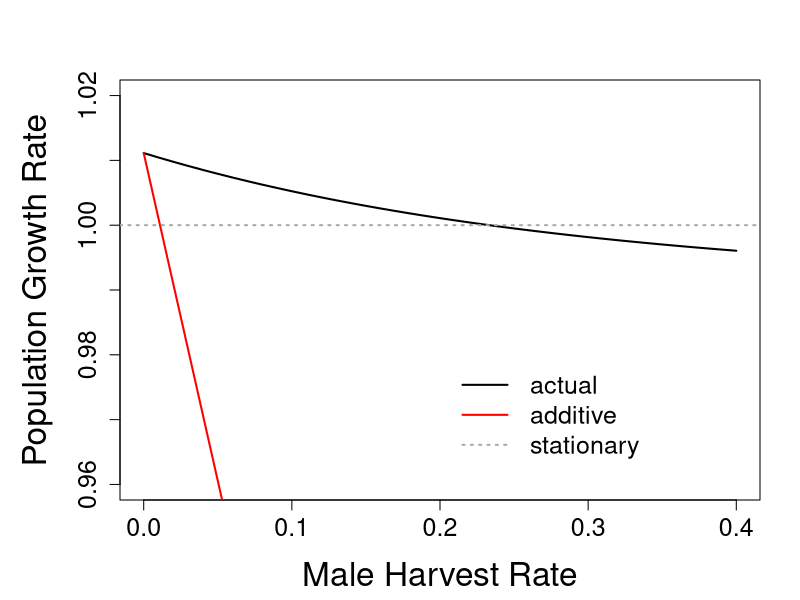

R code for this plot:
# 2014
# CNRS CEFE workshop, Montpellier, France
# Jean-Dominique Lebreton, Olivier Gimenez, Dave Koons

# Exercise 6: Exploitation in a matrix model with two sexes

rm(list=ls(all=TRUE))   # clears the R memory, which is sometimes useful

################################################################################
# Find the harvest rate of males in a polygynous red deer population that      #
# leads to stationary population growth.                                       #
################################################################################
library(MASS) # an R package needed for some matrix functions

tspan <- 1000    # We have to project the population to measure the population
                 # growth rate because of the frequency-dependent
                 # breeding probability

# Define demographic parameters
fec <- 0.8    # typical fecundity
a2 <- 0.6     # proportion of breeders at age 2
sr <- 0.6     # sex ratio: % females at birth
s0 <- 0.6     # offspring survival to first birthday
s <- 0.92     # survival of fully grown females
q <- 0.85     # natural survival of prime-age males in absence of hunting
d <- 0.75     # natural survival of old males in absence of hunting
f <- fec*sr*s0      # net fertility of females produced per female
m <- fec*(1-sr)*s0  # net fertility of males produced per female
b <- 1        # parameter for frequency-dependent breeding probability

# vector of male harvest rates to loop over
hr <- seq(0,0.4,by=0.01)

# storage place for asymptotic population growth rates
lambda <- matrix(0,length(hr),1)
lambda_add <- matrix(0,length(hr),1)

for (i in 1:length(hr)){
  h <- hr[i]
  # Define vector of initial abundance
  n <- rep(1/24,24)
  # Temporary storage place for per time step growth rates
  gr <- matrix(0,tspan-1,1)
  for(t in 2:tspan){
    # Define number of breeding females and males
    nf <- sum(n[2:12])
    nm <- sum(n[16:24])
    # Define frequency-dependent breeding probability
    p <- 1/(1 + exp(-b*nm/nf))
    A <- matrix(c(
    0,a2*p*f,p*f,p*f,p*f,p*f,p*f,p*f,p*f,p*f,p*f,p*f,0,0,0,0,0,0,0,0,0,0,0,0,
    s,0,0,0,0,0,0,0,0,0,0,0,0,0,0,0,0,0,0,0,0,0,0,0,
    0,s,0,0,0,0,0,0,0,0,0,0,0,0,0,0,0,0,0,0,0,0,0,0,
    0,0,s,0,0,0,0,0,0,0,0,0,0,0,0,0,0,0,0,0,0,0,0,0,
    0,0,0,s,0,0,0,0,0,0,0,0,0,0,0,0,0,0,0,0,0,0,0,0,
    0,0,0,0,s,0,0,0,0,0,0,0,0,0,0,0,0,0,0,0,0,0,0,0,
    0,0,0,0,0,s,0,0,0,0,0,0,0,0,0,0,0,0,0,0,0,0,0,0,
    0,0,0,0,0,0,s,0,0,0,0,0,0,0,0,0,0,0,0,0,0,0,0,0,
    0,0,0,0,0,0,0,s,0,0,0,0,0,0,0,0,0,0,0,0,0,0,0,0,
    0,0,0,0,0,0,0,0,s,0,0,0,0,0,0,0,0,0,0,0,0,0,0,0,
    0,0,0,0,0,0,0,0,0,s,0,0,0,0,0,0,0,0,0,0,0,0,0,0,
    0,0,0,0,0,0,0,0,0,0,s,0,0,0,0,0,0,0,0,0,0,0,0,0,
    0,a2*p*m,p*m,p*m,p*m,p*m,p*m,p*m,p*m,p*m,p*m,p*m,0,0,0,0,0,0,0,0,0,0,0,0,
    0,0,0,0,0,0,0,0,0,0,0,0,q,0,0,0,0,0,0,0,0,0,0,0,
    0,0,0,0,0,0,0,0,0,0,0,0,0,q,0,0,0,0,0,0,0,0,0,0,
    0,0,0,0,0,0,0,0,0,0,0,0,0,0,q*(1-h),0,0,0,0,0,0,0,0,0,
    0,0,0,0,0,0,0,0,0,0,0,0,0,0,0,q*(1-h),0,0,0,0,0,0,0,0,
    0,0,0,0,0,0,0,0,0,0,0,0,0,0,0,0,q*(1-h),0,0,0,0,0,0,0,
    0,0,0,0,0,0,0,0,0,0,0,0,0,0,0,0,0,q*(1-h),0,0,0,0,0,0,
    0,0,0,0,0,0,0,0,0,0,0,0,0,0,0,0,0,0,q*(1-h),0,0,0,0,0,
    0,0,0,0,0,0,0,0,0,0,0,0,0,0,0,0,0,0,0,d*(1-h),0,0,0,0,
    0,0,0,0,0,0,0,0,0,0,0,0,0,0,0,0,0,0,0,0,d*(1-h),0,0,0,
    0,0,0,0,0,0,0,0,0,0,0,0,0,0,0,0,0,0,0,0,0,d*(1-h),0,0,
    0,0,0,0,0,0,0,0,0,0,0,0,0,0,0,0,0,0,0,0,0,0,d*(1-h),0),nrow=24, byrow=T)
    n <- A%*%n
    gr[t-1] <- sum(n)
    n <- n/gr[t-1]    # this is a trick to avoid numerical problems of very
                      # large or small abundance values and it does not affect
                      # the result: Caswell 2001
  }
  # the population growth rates stabilize long before 'tspan' years so the
  # last value is definitely the asymptotic population growth rate
  lambda[i] <- gr[tspan-1]
  # calculation of hypothetical population growth rate if harvest of males
  # were completely additive at the population level
  lambda_add[i] <- 1.0111253*(1-h)
}

par(mar = c(5, 6, 4, 2),mgp = c(3.5, 1, 0))
plot(hr, lambda, xlab = list("Male Harvest Rate", cex = 2), ylim=c(0.96,1.02),
  ylab = list("Population Growth Rate", cex = 2), col = "black", type = "l",
  lwd = 2, cex.axis = 1.5)
lines(hr, lambda_add, col="red",lwd = 2)
abline(h = 1, col = "darkgray", lty = 3, lwd = 2)
legend(x = 0.2, y = 0.98, legend = c("actual","additive","stationary"),
  lty = c(1,1,3),lwd = c(2,2,2), col = c("black","red","darkgray"),
  bty = "n", cex = 1.5)
  
lambda
hr[24]
